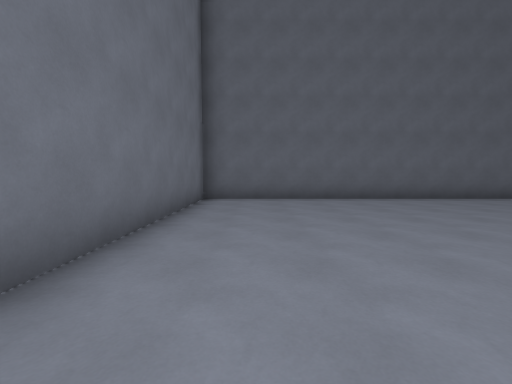
view 1 (above)

17 first-person views from a walk through a level from a Godot 3-D game. The camera is 1.4 m above the floor, tilts 4° down and sees 90° across. The floor is counted in squares, 2 m on a side. Each view is taken from the middle of a square. On the plan, view 1 faces up. The plan holds only what a view shows up to about 9 squares ahead; the rest is blank. The place goes on beyond the plan. Flat picture figures and markers are left out.

view 2
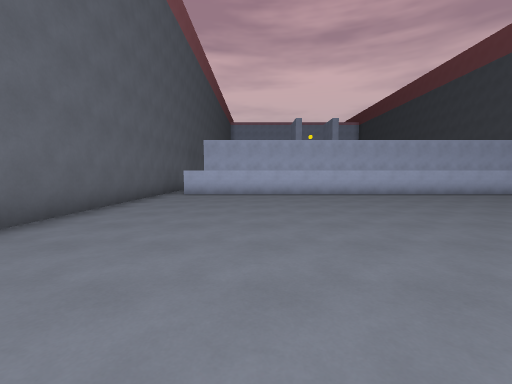

view 3
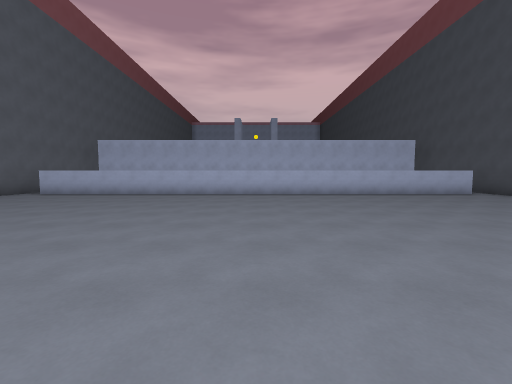

view 4
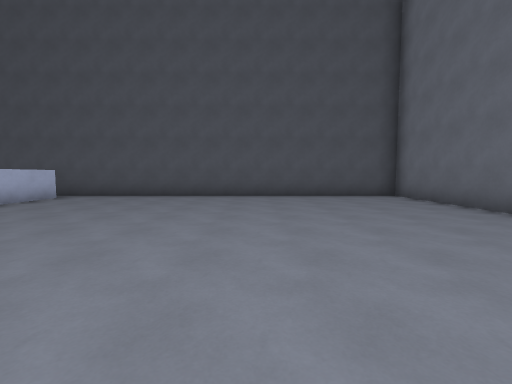

view 5
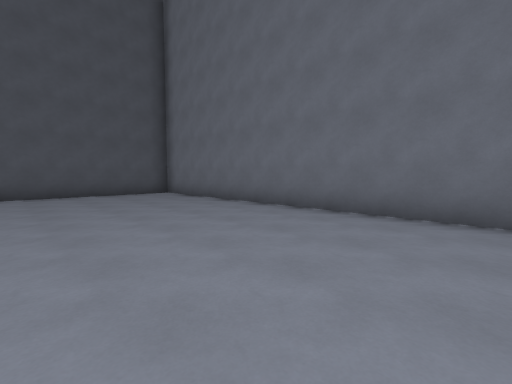

view 6
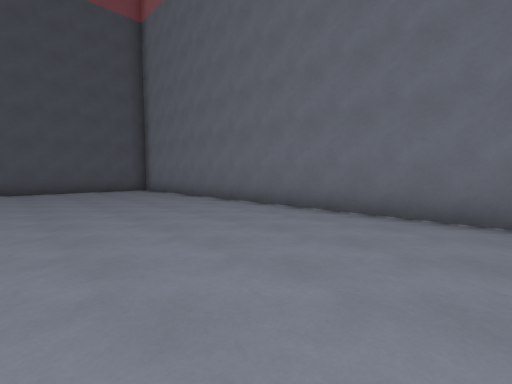

view 7
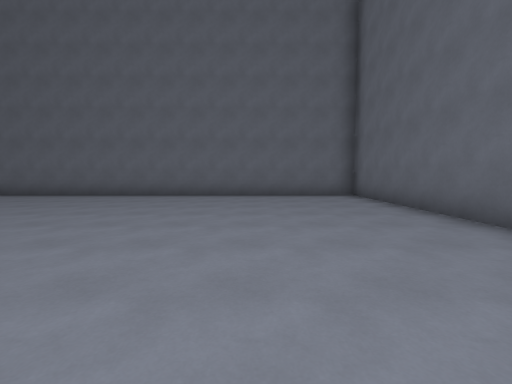

view 8
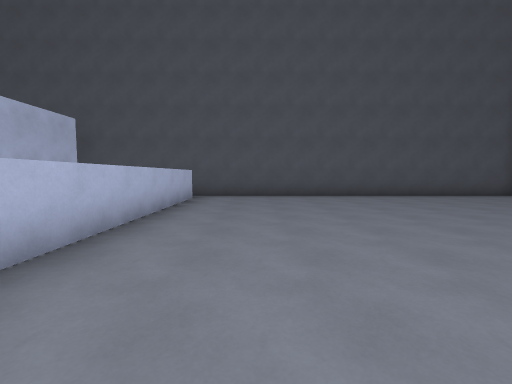

view 9
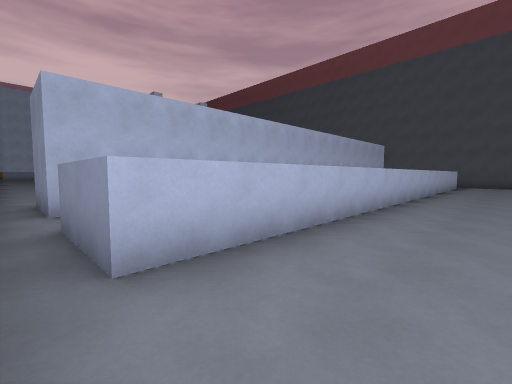

view 10
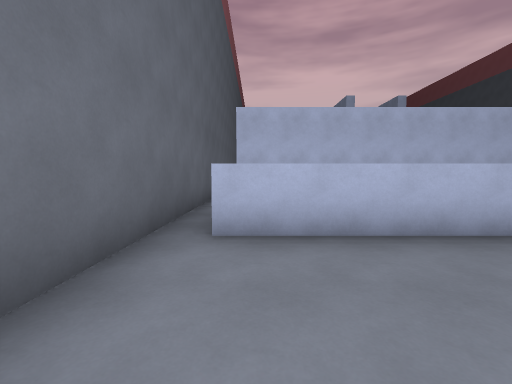

view 11
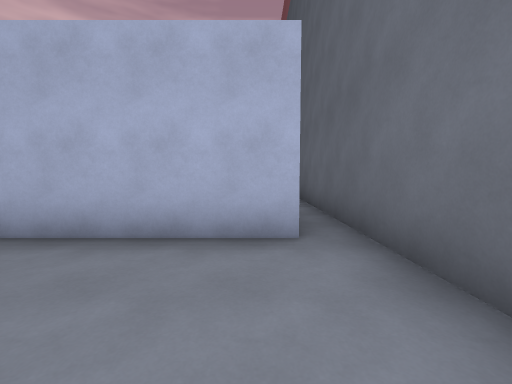

view 12
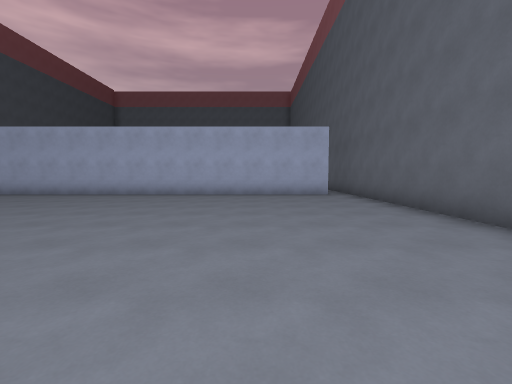

view 13
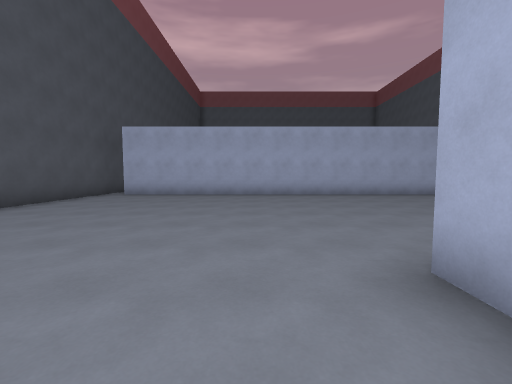

view 14
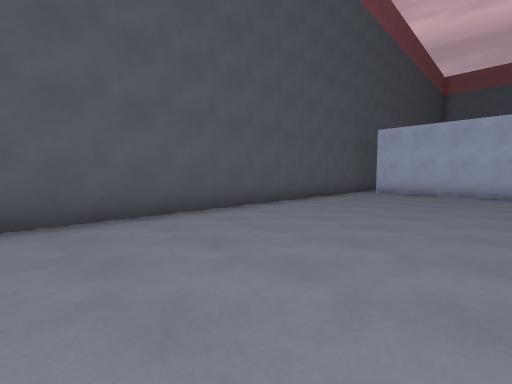

view 15
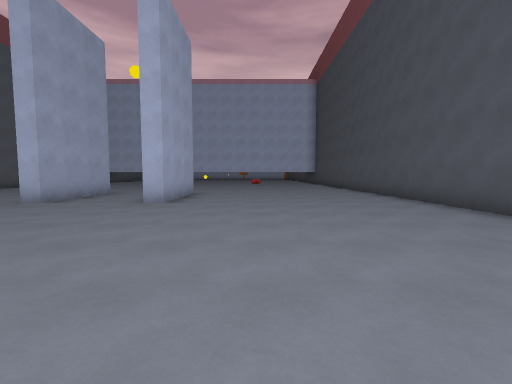

view 16
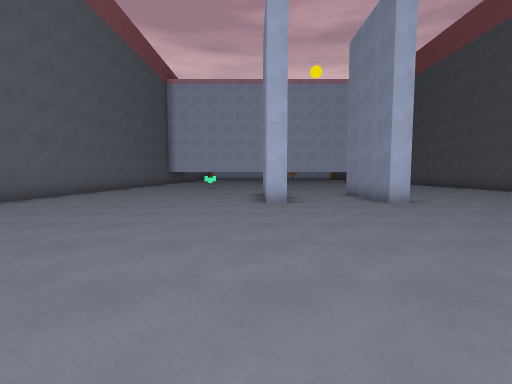

view 17
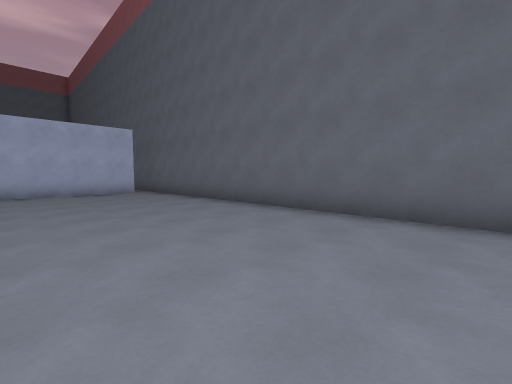

### Floor plan
Points are (right, up) in squares from view 1. A wall is a line through its corners. A room is listed if a view was taken in it or the views show most of it. See-through windows are left out.
Room 1 (views 1, 2, 3, 4, 5, 6, 7, 8, 9, 10)
walls: (8.9, -8.6) (8.9, 6.5); (8.4, 7.3) (-1.5, 7.3) (-1.5, -9.2) (8.5, -9.2)
ways out: opening at (9.5, -9); opening at (9.5, 7)
Room 2 (views 11, 12, 13, 14, 15, 16, 17)
walls: (24, 0.2) (21.2, 0.2) (21.2, 0.7) (24, 0.7); (24, -2.7) (21.2, -2.7) (21.2, -2.3) (24, -2.3); (14, -9.2) (24.1, -9.2); (24.1, 7.3) (12.4, 7.3); (12.1, 6.5) (14.2, 6.5) (14.2, -8.6)
ways out: opening at (13.5, -9); opening at (13.5, 7); gap at (24, -2); gap at (24, 1)

Where each view was taken, in squares from view 1:
view 1: 0 up, 0 right, facing up
view 2: 4 up, 0 right, facing right
view 3: 1 down, 0 right, facing right
view 4: 1 down, 3 right, facing down
view 5: 0 up, 3 right, facing down-left
view 6: 2 up, 3 right, facing down-left
view 7: 4 up, 7 right, facing left
view 8: 1 down, 7 right, facing down
view 9: 7 up, 7 right, facing down-right
view 10: 6 up, 6 right, facing right
view 11: 6 up, 17 right, facing left
view 12: 4 up, 23 right, facing left
view 13: 4 down, 23 right, facing left
view 14: 5 down, 24 right, facing down-left
view 15: 5 down, 15 right, facing right
view 16: 1 up, 15 right, facing right
view 17: 3 up, 24 right, facing up-left
